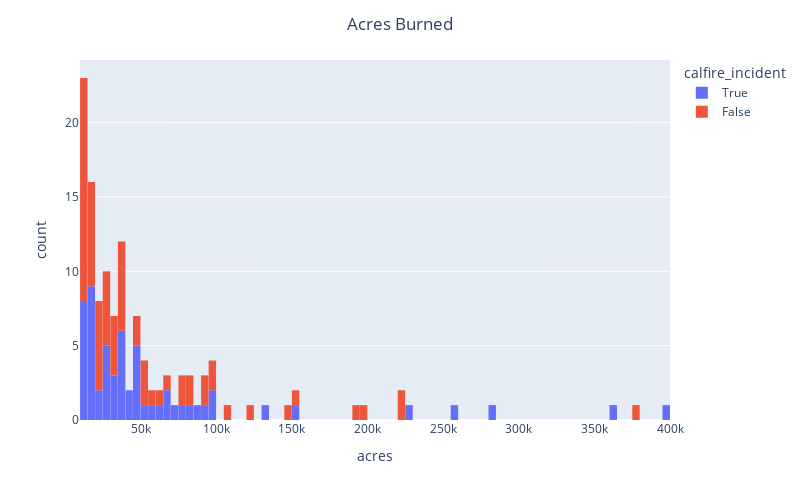

Notebook cell for this chart:
### Code cell
#### Make a histogram of the acres burned and color the bars by whether or not the incident was a calfire incident. 
#You will probably need to make a mask to remove very small and very large fires. 
#How many fires burned more than 100,000 acres? 
#What is the largest fire in the data?
mask_acres = (DF_raw['incident_acres_burned'] < 400000) & (DF_raw['incident_acres_burned'] > 10000)
DF_acres = DF_raw[mask_acres]
fig = px.histogram(DF_acres,
                   x='incident_acres_burned',
                   nbins = 100,
                   color='calfire_incident')

fig.update_layout(bargap=0.02,
                  title='Acres Burned',
                  title_x=0.5,
                  xaxis_title='acres',
                  autosize=False,
                  width=800,
                  height=500)

fig.show()
#Q3. Sixteen fires burned more than 100,000 acres

my_columns = ['incident_name', 'incident_acres_burned']
DF_raw[my_columns].sort_values('incident_acres_burned', ascending=False)
#Q3. The largest fire in the data was August complex which burned 1,032,658 acres.

### Figure 1 — Plotly figure (JSON) as saved in the notebook; plotly's stock layout.template omitted (floating-point values rounded to 4 significant figures)
{"data": [{"alignmentgroup": "True", "bingroup": "x", "hovertemplate": "calfire_incident=True<br>incident_acres_burned=%{x}<br>count=%{y}<extra></extra>", "legendgroup": "True", "marker": {"color": "#636efa", "pattern": {"shape": ""}}, "name": "True", "nbinsx": 100, "offsetgroup": "True", "orientation": "v", "showlegend": true, "type": "histogram", "x": [30274, 27531, 20292, 11429, 257314, 12661, 39736, 13153, 35302, 32416, 97717, 31359, 69636, 25118, 70868, 48019, 132127, 36274, 46235, 28687, 48660, 81826, 51624, 36807, 44573, 36523, 17357, 281893, 15180, 11789, 90000, 38008, 229651, 48920, 18703, 63311, 153336, 96949, 77758, 29667, 22614, 48088, 86509, 396624, 363220, 19609, 29570, 67484, 56338, 12466, 13964, 19244, 13440, 15563, 19195, 10616, 15520, 17000, 43890], "xaxis": "x", "yaxis": "y"}, {"alignmentgroup": "True", "bingroup": "x", "hovertemplate": "calfire_incident=False<br>incident_acres_burned=%{x}<br>count=%{y}<extra></extra>", "legendgroup": "False", "marker": {"color": "#EF553B", "pattern": {"shape": ""}}, "name": "False", "nbinsx": 100, "offsetgroup": "False", "orientation": "v", "showlegend": true, "type": "histogram", "x": [22992, 14754, 12503, 27440, 10570, 151623, 29322, 33867, 12518, 18430, 27276, 83733, 191125, 78698, 36556, 12407, 21846, 18618, 39715, 13417, 18900, 15619, 96901, 38134, 36450, 23136, 46150, 39387, 14217, 54612, 10296, 83261, 33424, 31089, 47029, 379895, 22744, 16390, 26409, 10580, 12660, 105670, 68637, 122653, 145632, 223124, 199359, 221835, 94962, 16970, 19244, 60138, 28098, 76788, 93078, 95107, 21725, 50198, 14168, 14023, 38664, 12703, 33026, 59288, 12967, 14104, 54878, 23526], "xaxis": "x", "yaxis": "y"}], "layout": {"autosize": false, "bargap": 0.02, "barmode": "relative", "height": 500, "legend": {"title": {"text": "calfire_incident"}, "tracegroupgap": 0}, "margin": {"t": 60}, "title": {"text": "Acres Burned", "x": 0.5}, "width": 800, "xaxis": {"anchor": "y", "autorange": true, "domain": [0, 1], "range": [10000.0, 400000.0], "title": {"text": "acres"}, "type": "linear"}, "yaxis": {"anchor": "x", "autorange": true, "domain": [0, 1], "range": [0, 24.21], "title": {"text": "count"}}}}
